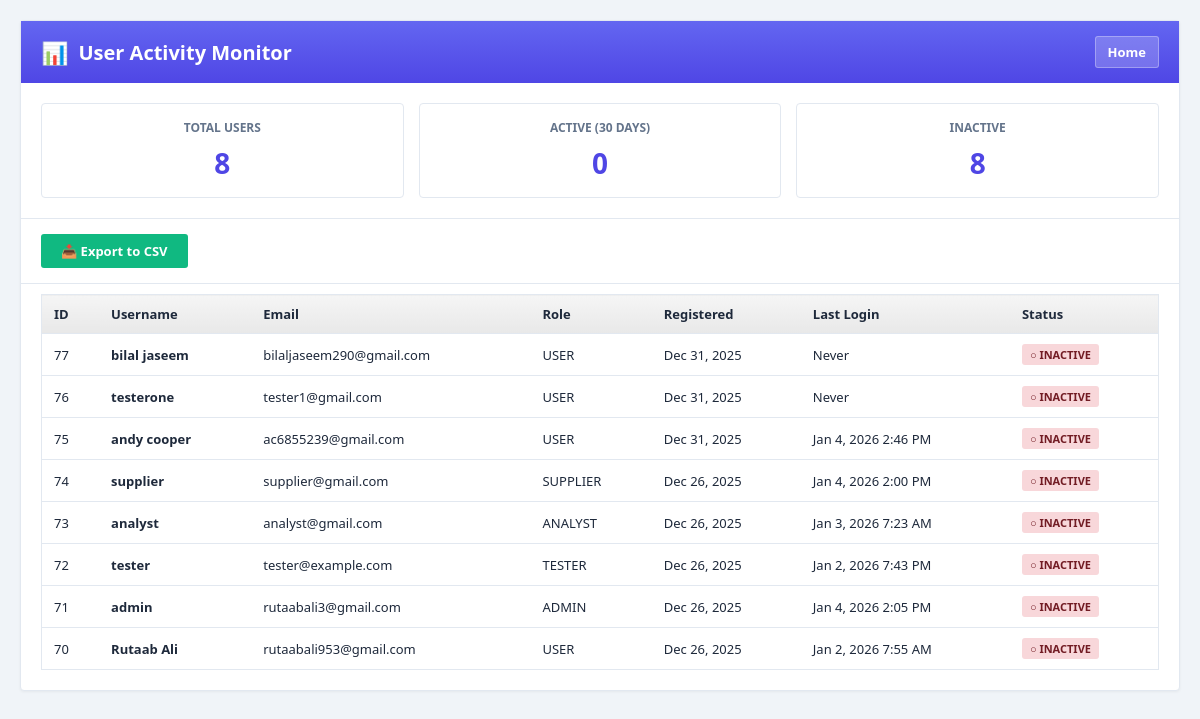
Page /maintenance/user_activity.php on the committed database.
### tables this page shows
CREATE TABLE `users` (
  `id` int(11) NOT NULL,
  `username` varchar(50) NOT NULL,
  `email` varchar(100) NOT NULL,
  `password` varchar(255) NOT NULL,
  `profile_img` varchar(255) NOT NULL,
  `role` enum('admin','user','analyst','supplier','tester') NOT NULL DEFAULT 'user',
  `status` enum('active','banned') DEFAULT 'active',
  `created_at` timestamp NOT NULL DEFAULT current_timestamp(),
  `last_login` timestamp NULL DEFAULT NULL,
  `bg-img` varchar(255) NOT NULL,
  `otp_code` varchar(6) DEFAULT NULL,
  `otp_expiry` datetime DEFAULT NULL,
  `greetings` tinyint(1) DEFAULT 0 COMMENT '0 = not sent, 1 = sent',
  `preferred_language` varchar(10) DEFAULT 'en'
);

### maintenance/user_activity.php (the view, shortened to what this page needs)
<?php
include '../config/db.php';
$totalUsers = $conn->query("SELECT COUNT(*) as count FROM users")->fetch_assoc()['count'];
$activeUsers = $conn->query("SELECT COUNT(*) as count FROM users WHERE last_login >= DATE_SUB(NOW(), INTERVAL 30 DAY)")->fetch_assoc()['count'];
$inactiveUsers = $totalUsers - $activeUsers;
$recentUsers = $conn->query("SELECT id, username, email, role, created_at, last_login FROM users ORDER BY created_at DESC LIMIT 50");
?>
<!DOCTYPE html>
<html>
<head>
</head>
<body>
    <div class="container">
        <h1>User Activity Monitor <a href="index.php" style="text-decoration: none; display: inline-block; padding: 6px 12px; font-size: 13px; font-weight: 600; border-radius: 3px; cursor: pointer; margin-left: auto; background: rgba(255,255,255,0.2); color: white; border: 1px solid rgba(255,255,255,0.3);">Home</a></h1>
        <div class="stats">
            <div class="stat-card">
                <h3>Total Users</h3>
                <div class="number"><?= $totalUsers ?></div>
            </div>
            <div class="stat-card">
                <h3>Active (30 days)</h3>
                <div class="number"><?= $activeUsers ?></div>
            </div>
            <div class="stat-card">
                <h3>Inactive</h3>
                <div class="number"><?= $inactiveUsers ?></div>
            </div>
        </div>
        <div class="action-bar">
            <a href="?export=1" class="btn">📥 Export to CSV</a>
        </div>
        <table>
            <thead>
                <tr>
                    <th>ID</th>
                    <th>Username</th>
                    <th>Email</th>
                    <th>Role</th>
                    <th>Registered</th>
                    <th>Last Login</th>
                    <th>Status</th>
                </tr>
            </thead>
            <tbody>
                <?php while ($user = $recentUsers->fetch_assoc()): ?>
                <?php
                    $isActive = false;
                    if ($user['last_login']) {
                        $lastLogin = strtotime($user['last_login']);
                        $thirtyDaysAgo = strtotime('-30 days');
                        $isActive = $lastLogin > $thirtyDaysAgo;
                    }
                ?>
                <tr>
                    <td><?= $user['id'] ?></td>
                    <td><strong><?= htmlspecialchars($user['username']) ?></strong></td>
                    <td><?= htmlspecialchars($user['email']) ?></td>
                    <td><?= strtoupper($user['role']) ?></td>
                    <td><?= date('M j, Y', strtotime($user['created_at'])) ?></td>
                    <td><?= $user['last_login'] ? date('M j, Y g:i A', strtotime($user['last_login'])) : 'Never' ?></td>
                    <td>
                        <?php if ($isActive): ?>
                            <span class="badge badge-active">✓ Active</span>
                        <?php else: ?>
                            <span class="badge badge-inactive">○ Inactive</span>
                        <?php endif; ?>
                    </td>
                </tr>
                <?php endwhile; ?>
            </tbody>
        </table>
    </div>
</body>
</html>

### maintenance/user_activity.php (style rules this page uses)
:root { --primary-color: #6366f1; --primary-dark: #4f46e5; --secondary-color: #f8fafc; --text-dark: #1e293b; --text-light: #64748b; --shadow: 0 4px 12px rgba(0, 0, 0, 0.05); --shadow-lg: 0 10px 30px rgba(0, 0, 0, 0.1); --border-radius: 8px; --transition: all 0.2s ease-out; --pma-bg: #f0f4f8; --pma-bg-hover: #e6f2f9; --pma-border: #e2e8f0; --pma-success: #10b981; --pma-warning: #f59e0b; --pma-danger: #ef4444; --pma-primary: #6366f1; --pma-primary-dark: #4f46e5; --pma-text: #1e293b; --pma-text-light: #64748b; }
* { margin: 0; padding: 0; box-sizing: border-box; }
body { font-family: 'Segoe UI', sans-serif; font-size: 13px; color: var(--pma-text); background: var(--pma-bg); padding: 20px; }
.container { max-width: 1600px; margin: 0 auto; background: white; border: 1px solid var(--pma-border); border-radius: 4px; box-shadow: 0 1px 3px rgba(0,0,0,0.05); }
h1 { font-size: 20px; font-weight: 600; color: white; background: linear-gradient(to bottom, var(--pma-primary), var(--pma-primary-dark)); padding: 15px 20px; display: flex; align-items: center; gap: 10px; }
h1:before { content: "📊"; font-size: 22px; }
.stats { display: grid; grid-template-columns: repeat(3, 1fr); gap: 15px; padding: 20px; border-bottom: 1px solid var(--pma-border); background: var(--pma-bg-header); }
.stat-card { background: white; border: 1px solid var(--pma-border); border-radius: 4px; padding: 15px; text-align: center; }
.stat-card h3 { font-size: 12px; color: var(--pma-text-light); font-weight: 600; margin-bottom: 8px; text-transform: uppercase; }
.stat-card .number { font-size: 28px; font-weight: 700; color: var(--pma-primary-dark); }
.action-bar { padding: 15px 20px; border-bottom: 1px solid var(--pma-border); background: var(--pma-bg-header); }
.btn { display: inline-block; padding: 8px 20px; font-size: 13px; font-weight: 600; text-decoration: none; background: var(--pma-success); color: white; border-radius: 3px; }
table { width: calc(100% - 40px); margin: 10px 20px 20px; border-collapse: collapse; border: 1px solid var(--pma-border); font-size: 13px; }
table th { background: linear-gradient(to bottom, #F5F5F5, #E8E8E8); font-weight: 600; padding: 10px 12px; border-bottom: 1px solid var(--pma-border); text-align: left; }
table tr { border-bottom: 1px solid var(--pma-border); }
table tr:nth-child(even) { background-color: var(--pma-bg-stripe); }
table td { padding: 10px 12px; }
.badge { display: inline-block; padding: 3px 8px; font-size: 11px; font-weight: 600; border-radius: 3px; text-transform: uppercase; }
.badge-inactive { background: #F8D7DA; color: #721C24; }

### rows in the picture
users: id "77", username "bilal jaseem", email "bilaljaseem290@gmail.com", role "USER", created_at "Dec 31, 2025", shows "Never"
users: id "76", username "testerone", email "tester1@gmail.com", role "USER", created_at "Dec 31, 2025", shows "Never"
users: id "75", username "andy cooper", email "ac6855239@gmail.com", role "USER", created_at "Dec 31, 2025", last_login "Jan 4, 2026 2:46 PM", shows "○ INACTIVE"
users: id "74", username "supplier", email "supplier@gmail.com", role "SUPPLIER", created_at "Dec 26, 2025", last_login "Jan 4, 2026 2:00 PM", shows "○ INACTIVE"
users: id "73", username "analyst", email "analyst@gmail.com", role "ANALYST", created_at "Dec 26, 2025", last_login "Jan 3, 2026 7:23 AM", shows "○ INACTIVE"
users: id "72", username "tester", email "tester@example.com", role "TESTER", created_at "Dec 26, 2025", last_login "Jan 2, 2026 7:43 PM", shows "○ INACTIVE"
users: id "71", username "admin", email "rutaabali3@gmail.com", role "ADMIN", created_at "Dec 26, 2025", last_login "Jan 4, 2026 2:05 PM", shows "○ INACTIVE"
users: id "70", username "Rutaab Ali", email "rutaabali953@gmail.com", role "USER", created_at "Dec 26, 2025", last_login "Jan 2, 2026 7:55 AM", shows "○ INACTIVE"

### other values in the picture
$totalUsers "8"
$activeUsers "0"
$inactiveUsers "8"
